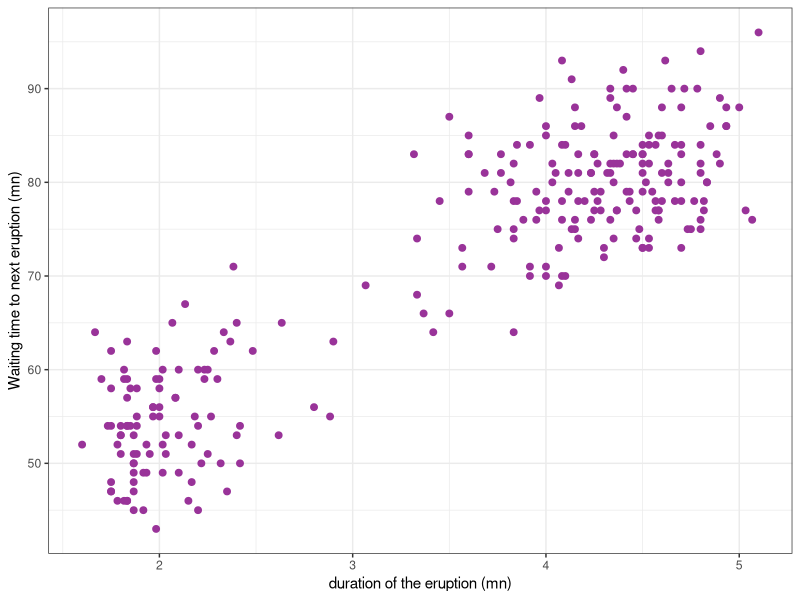
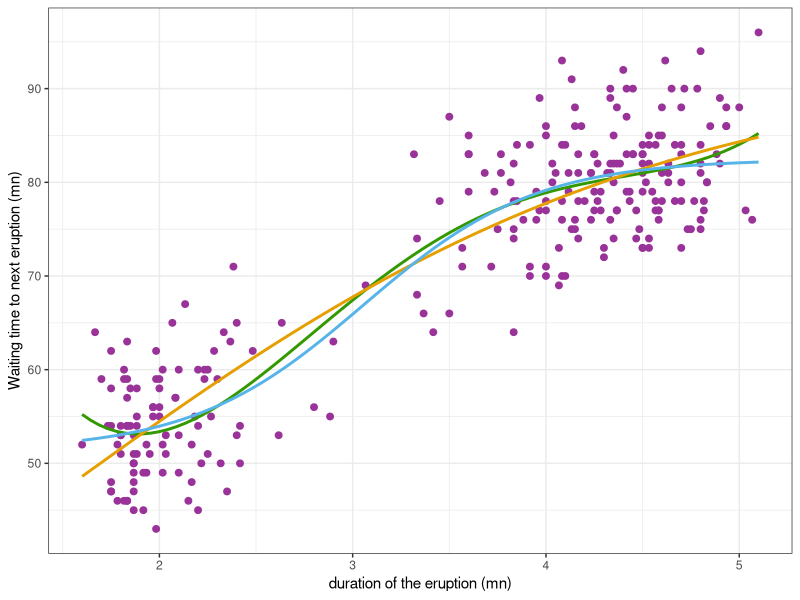
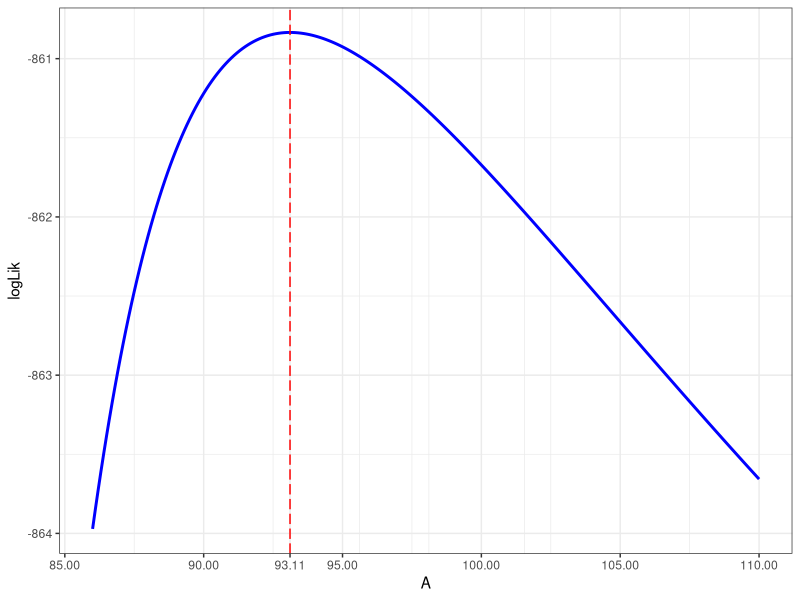
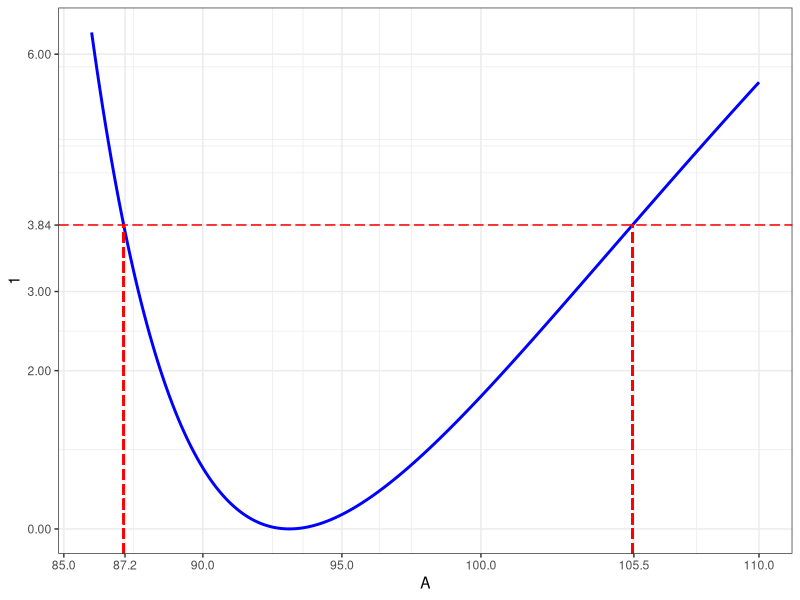
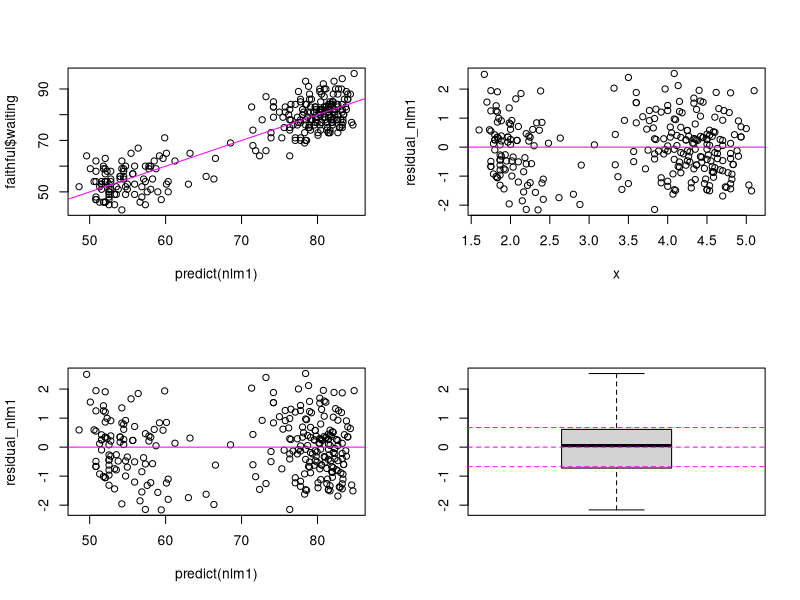
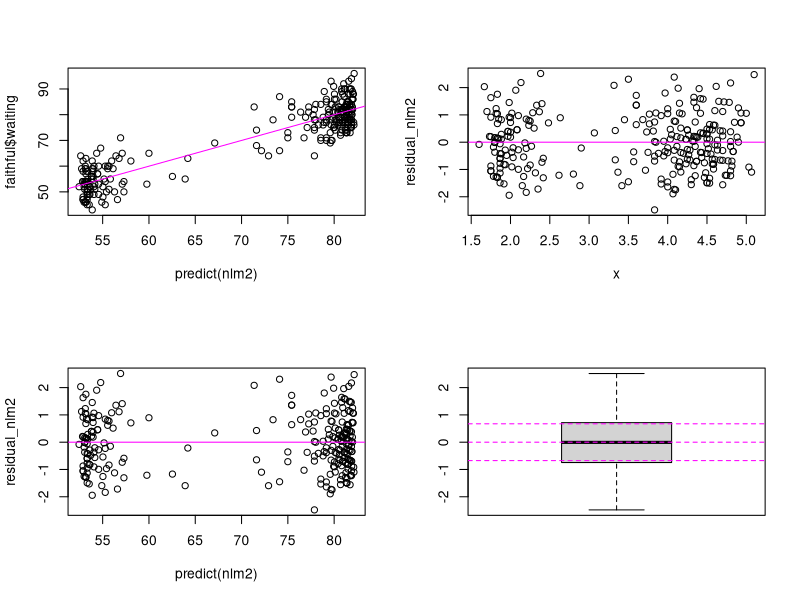
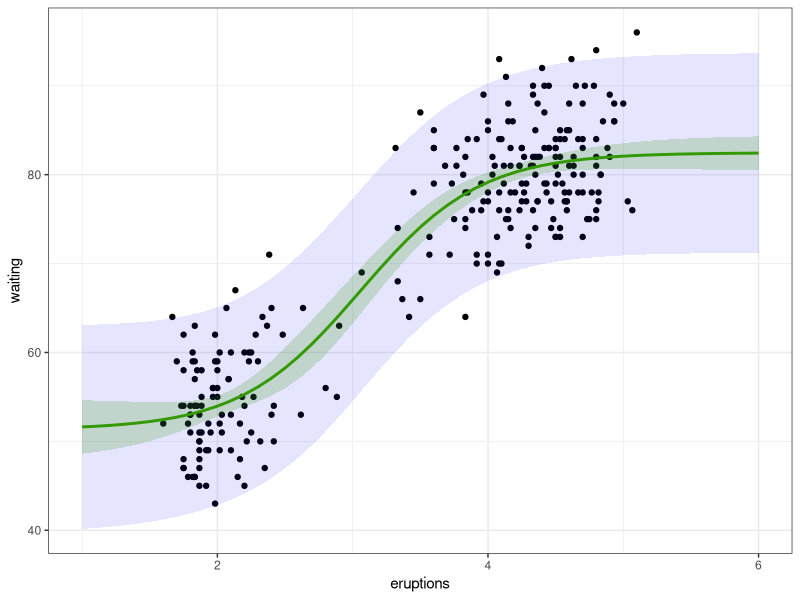
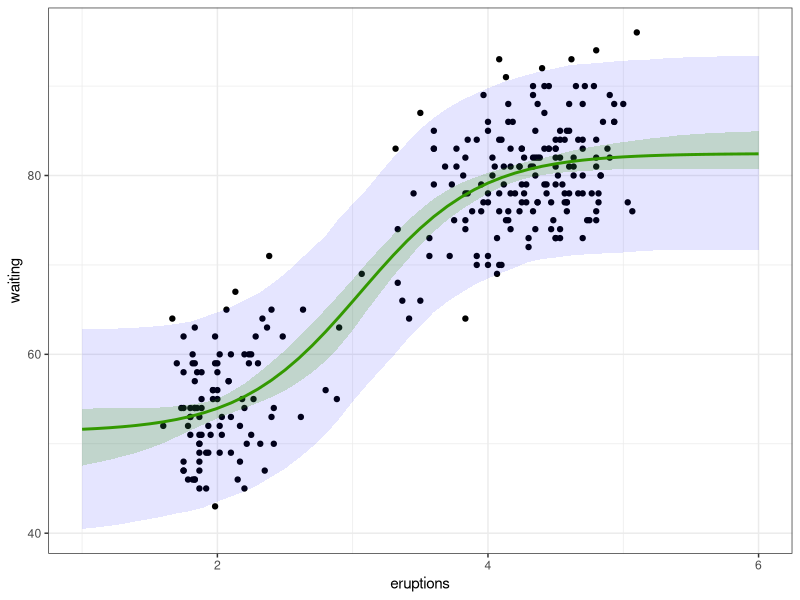

Write R code to recreate these figures, in order.
## ---- chunk 1
library(tidyverse)
library(parallel)
theme_set(theme_bw())
## ---- chunk 2
#| code-fold: true
faithful_plot <- 
  faithful %>% 
  ggplot() + aes(x = eruptions, y = waiting) + 
  geom_point(size=2, colour="#993399") +
  ylab("Waiting time to next eruption (mn)") + xlab("duration of the eruption (mn)")
faithful_plot
## ---- chunk 3
poly4 <- lm(waiting ~poly(eruptions, 4), data = faithful)
## ---- chunk 4
#| code-fold: true
faithful_plot <- 
  faithful_plot + 
  geom_smooth(method = "lm", formula = y ~ poly(x, 4), se = FALSE, colour="#339900")
## ---- chunk 5
nlm1 <- nls(waiting ~  A / ( 1 + exp(- gamma * (eruptions -tau))), faithful, start = c(A=70, gamma=2, tau=1))
summary(nlm1)
## ---- chunk 6
nlm2 <- nls(waiting ~ (A-S) / ( 1 + exp(-gamma * (eruptions - tau)) ) + S, faithful, start = c(A=90, gamma=2, tau=2, S=50))
summary(nlm2)
## ---- chunk 7
faithful_plot <- faithful_plot + 
  geom_smooth(
    method  = "nls",  se = FALSE, color = "#E69F00",
    formula = y ~ A / ( 1 + exp(- gamma * (x-tau))), 
    method.args = list(start = c(A=70, gamma=2, tau=1))) +
  geom_smooth(
    method  = "nls",  se = FALSE, color = "#56B4E9", 
    formula = y ~ (A-S) / ( 1 + exp(-gamma * (x-tau)) ) + S, 
    method.args = list(start=c(A=90, gamma=2, tau=2, S=50))) 
faithful_plot
## ---- chunk 8
f_1  <- function(beta, x) {
  A <- beta[1]; gamma <- beta[2]; tau <- beta[3]
  A / ( 1 + exp(- gamma * (x-tau)))
}
## ---- chunk 9
rss_1 <- function(beta, x, y) sum( (y - f_1(beta, x) )^2 ) 
## ---- chunk 10
optim_nlm1 <- nlm(rss_1, c(A = 90, gamma = 2, tau = 2), faithful$eruptions, faithful$waiting)
beta_hat <- setNames(optim_nlm1$estimate, names(coef(nlm1)))
beta_hat
## ---- chunk 11
n  <- nrow(faithful)
p  <- length(beta_hat)
df <- (n - p)
sigma_hat <- sqrt(rss_1(beta_hat, faithful$eruptions, faithful$waiting)/df)
sigma_hat
## ---- chunk 12
sigma_hat_ML <- sqrt(rss_1(beta_hat, faithful$eruptions, faithful$waiting) / n)
sigma_hat_ML
## ---- chunk 13
vcov(nlm1)
## ---- chunk 14
sqrt(diag(vcov(nlm1)))
## ---- chunk 15
hx <- deriv(
  expr    = y ~ A / ( 1 + exp(- gamma * (x - tau))), 
  namevec = c("A", "gamma", "tau"), 
  function.arg = function(A, gamma, tau, x) { }
) 
fr <- hx(beta_hat[1], beta_hat[2], beta_hat[3], faithful$eruptions)
G  <- attr(fr, "gradient")
z  <- faithful$waiting - f_1(beta_hat, faithful$eruptions) + G %*% beta_hat
solve(crossprod(G)) %*% crossprod(G,z)
## ---- chunk 16
V_lin <- sigma_hat^2*solve(t(G)%*%G)
V_lin
## ---- chunk 17
se_lin <- sqrt(diag(V_lin))
se_lin
## ---- chunk 18
optim_nlm1 <- nlm(rss_1, c(90, 2, 2), faithful$eruptions, faithful$waiting, hessian = "true")
H <- optim_nlm1$hessian
H
## ---- chunk 19
V_ml <- solve(H/(2*sigma_hat_ML^2))
V_ml
## ---- chunk 20
se_ml <- sqrt(diag(V_ml))
se_ml
## ---- chunk 21
sigma_hat/sqrt(2*n)
## ---- chunk 22
L <- 1000
y_hat_ref <- predict(nlm1)
beta_hat <- coef(nlm1)
x <- faithful$eruptions
betas_boot <- mclapply(1:L, function(b) {
  y_b <- y_hat_ref + sigma_hat * rnorm(length(y_hat_ref))
  coef(suppressWarnings(nls(y_b ~  f_1(beta, x), start = list(beta = beta_hat))))
}) %>% unlist() %>% matrix(ncol = L) %>% t()
V_mc <- cov(betas_boot)
V_mc
## ---- chunk 23
se_mc <- sqrt(diag(V_mc))
se_mc
## ---- chunk 24
apply(betas_boot, 2, sd)
## ---- chunk 25
summary(nlm1)$coefficient
## ---- chunk 26
t_stat  <- beta_hat/se_lin
p_value <- 2*(1 - pt(abs(t_stat), n-p))
cbind(beta_hat, se_lin, t_stat, p_value) %>% round(4)
## ---- chunk 27
level <- 0.95
alpha <- 1 - level
CI_linearized <- 
  cbind(
  beta_hat + qt(alpha/2, n-p) * se_lin,
  beta_hat + qt(1-alpha/2,n-p) * se_lin) %>% as.data.frame() %>%  
  setNames(c(paste0((1-level)/2*100,"%"),paste0((1+level)/2*100,"%")))
CI_linearized
## ---- chunk 28
CI_ML <- 
  cbind(
    beta_hat + qt(alpha/2,n-p) * se_ml,
    beta_hat + qt(1-alpha/2,n-p) * se_ml) %>% as.data.frame() %>%  
  setNames(c(paste0((1-level)/2*100,"%"),paste0((1+level)/2*100,"%")))
CI_ML
## ---- chunk 29
CI_bootstrap <- 
  apply(as.matrix(betas_boot), 2, quantile, probs = c(alpha/2, 1-alpha/2)) %>%
  t() %>% as.data.frame() %>% 
  setNames(c(paste0((1-level)/2*100,"%"),paste0((1+level)/2*100,"%")))
CI_bootstrap
## ---- chunk 30
rq <- qt(1-alpha/2,df)/qnorm(1-alpha/2)
beta_hat + rq*(CI_bootstrap - beta_hat)
## ---- chunk 31
CI_profiled <- confint(nlm1, level = level)
CI_profiled
## ---- chunk 32
f_1A <- function(gamma,tau,x,A){ f <-  A/(1+exp(-gamma*(x-tau))) ; return(f)}
values_A <- seq(86, 110, by = 0.1)
start    <- list(gamma = beta_hat[2], tau = beta_hat[3])
logLik_A <- map(values_A, ~
  nls(waiting ~  .x / ( 1 + exp(- gamma * (eruptions - tau))), faithful, start = start)
) %>% map(logLik) %>% map_dbl(as.numeric)
## ---- chunk 33
#| code-fold: true
data.frame(A = values_A, logLik = logLik_A) %>% 
ggplot() + aes(x = A, y = logLik) + geom_line(color="blue", size=1) + 
  geom_vline(xintercept = beta_hat[1], color="red", linetype = "longdash") + 
  scale_x_continuous(breaks = c(seq(85,110, by = 5), round(beta_hat[[1]],2)),"A")
## ---- chunk 34
qlevel <- qchisq(level,1)

lp_A <- function(A, qlevel) {
  nlm1_A <- nls(waiting ~  A / ( 1 + exp(- gamma * (eruptions - tau))), faithful, 
      start = list(gamma = beta_hat[2], tau = beta_hat[3]))
  res <- as.numeric(2*(logLik(nlm1) - logLik(nlm1_A) ) - qlevel) 
  res
}

c1_A <- uniroot(lp_A, c(80,  beta_hat[1]), qlevel)$root
c2_A <- uniroot(lp_A, c(beta_hat[1], 110), qlevel)$root
## ---- chunk 35
#| code-fold: true
dlogLik_A <- 2*(as.numeric(logLik(nlm1)) - logLik_A)
data.frame(A = values_A, dlogLik = dlogLik_A) %>% 
  ggplot() + geom_line(aes(values_A,dlogLik), size=1, color="blue") + 
  geom_hline(yintercept=qlevel, color="red", linetype = "longdash") +
  geom_segment(aes(x = c1_A, xend = c1_A, y=-Inf, yend=qlevel),  color="red", linetype = "longdash")  +
  geom_segment(aes(x = c2_A, xend = c2_A, y=-Inf, yend=qlevel),  color="red", linetype = "longdash")  +
  scale_y_continuous(breaks = c(0,2,3,6,round(qlevel,2)),1) +
  scale_x_continuous(breaks = c(seq(85,100,by=5),round(c1_A,1),round(c2_A,1), 110),"A") 
## ---- chunk 36

lp_gamma <- function(gamma) {
  nlm1_gamma <- nls(waiting ~  A/(1 + exp(-gamma*(eruptions-tau))), faithful,
                    start = list(A=beta_hat[1],tau=beta_hat[3]))
  as.numeric(2*(logLik(nlm1) - logLik(nlm1_gamma) ) - qlevel)
}
c1_gamma <- uniroot(lp_gamma, lower = 0.40, upper = beta_hat[2])$root
c2_gamma <- uniroot(lp_gamma, lower = beta_hat[2], upper=1)$root

lp_tau <- function(tau) {
  nlm1_tau <- nls(waiting ~ A/(1+exp(-gamma*(eruptions - tau))), faithful,
                  start=list(A=beta_hat[1],gamma=beta_hat[2]))
  as.numeric(2*(logLik(nlm1) - logLik(nlm1_tau) ) - qlevel)
}
c1_tau <- uniroot(lp_tau, lower=1.25, upper=beta_hat[3])$root
c2_tau <- uniroot(lp_tau, lower=beta_hat[3], upper=2.25)$root

CI_profiled_custom <- 
  rbind(A = c(c1_A , c2_A), gamma = c(c1_gamma, c2_gamma), tau = c(c1_tau, c2_tau)) %>% 
  as.data.frame() %>% 
  setNames(c(paste0((1-level)/2*100,"%"),paste0((1+level)/2*100,"%")))
CI_profiled_custom
## ---- chunk 37
qlevel <- qt(1-alpha/2,df)^2
c1R_A <- uniroot(lp_A, c(80,  beta_hat[1]), qlevel)$root
c2R_A <- uniroot(lp_A, c(beta_hat[1], 110), qlevel)$root
c(c1R_A, c2R_A)
## ---- chunk 38
#| code-fold: true
## unfortunately, no plotting function is defined for 'nls' object
residual_nlm1 <- resid(nlm1)/sd(resid(nlm1))
par(mfrow=c(2,2))
plot(predict(nlm1), faithful$waiting)
abline(a=0, b=1, lty=1, col="magenta")
plot(x, residual_nlm1)
abline(a=0, b=0, lty=1, col="magenta")
plot(predict(nlm1), residual_nlm1)
abline(a=0, b=0, lty=1, col="magenta")
boxplot(residual_nlm1)
abline(a=0, b=0, lty=2, col="magenta")
abline(a=qnorm(0.25), b=0, lty=2, col="magenta")
abline(a=qnorm(0.75), b=0, lty=2, col="magenta")
## ---- chunk 39
#| code-fold: true
residual_nlm2 <- resid(nlm2)/sd(resid(nlm2))
par(mfrow=c(2,2))
plot(predict(nlm2), faithful$waiting)
abline(a=0, b=1, lty=1, col="magenta")
plot(x, residual_nlm2)
abline(a=0, b=0, lty=1, col="magenta")
plot(predict(nlm2), residual_nlm2)
abline(a=0, b=0, lty=1, col="magenta")
boxplot(residual_nlm2)
abline(a=0, b=0, lty=2, col="magenta")
abline(a=qnorm(0.25), b=0, lty=2, col="magenta")
abline(a=qnorm(0.75), b=0, lty=2, col="magenta")
## ---- chunk 40
anova(nlm1, nlm2)
## ---- chunk 41
RSS1 <- sum(resid(nlm1)^2)
RSS2 <- sum(resid(nlm2)^2)
p1   <- length(coef(nlm1))
p2   <- length(coef(nlm2))
F.stat <- ( (RSS1-RSS2)/(p2-p1) ) / ( RSS2/(n-p2) )
c(RSS2, RSS1 - RSS2, F.stat, 1-pf(F.stat, p2-p1, n-p2))
## ---- chunk 42
c(RSS1-RSS2, sum((predict(nlm1)-predict(nlm2))^2))
## ---- chunk 43
summary(nlm2)$coefficients
## ---- chunk 44
as.matrix(AIC(nlm1, nlm2))
as.matrix(BIC(nlm1, nlm2))
## ---- chunk 45
f_prime <- deriv(y ~ (A-S)/(1+exp(-gamma*(x-tau))) + S, c("A", "gamma", "tau", "S"), function(A, gamma, tau, S, x){} ) 
x_new <- seq(1, 6, by=0.1)
beta_hat <- coef(nlm2)
f_new    <- f_prime(beta_hat[1], beta_hat[2], beta_hat[3], beta_hat[4], x_new)
grad_new <- attr(f_new, "gradient")
GS <- rowSums((grad_new %*% vcov(nlm2)) * grad_new)
## ---- chunk 46
alpha <- 0.05
delta_f <- sqrt(GS) * qt(1-alpha/2,  n - length(beta_hat))
df_delta <- data.frame(
  x = x_new, 
  f = f_new, 
  lwr_conf = f_new - delta_f, 
  upr_conf = f_new + delta_f
  )
## ---- chunk 47
delta_y    <- sqrt(GS + sigma(nlm2)^2)*qt(1-alpha/2,df)
df_delta[c("lwr_pred","upr_pred")] <- cbind(f_new - delta_y,f_new + delta_y)
## ---- chunk 48
#| code-fold: true
ggplot(faithful)  + geom_point(aes(x = eruptions, y = waiting)) +
   geom_ribbon(data=df_delta, aes(x=x_new, ymin=lwr_pred, ymax=upr_pred), alpha=0.1, fill="blue") + 
  geom_ribbon(data=df_delta, aes(x=x_new, ymin=lwr_conf, ymax=upr_conf), alpha=0.2, fill="#339900") +   geom_line(data=df_delta, aes(x=x_new, y=f_new), colour="#339900", size=1)
## ---- chunk 49
f_hat <- function(beta, x){ beta[4] + (beta[1]-beta[4])/(1+exp(-beta[2]*(x-beta[3]))) }
beta_hat  <- coef(nlm2)
y_hat_ref <- f_hat(beta_hat, x)
df_mc <- data.frame( x =x_new, f = f_new)

res <- mclapply(1:1000, function(b) {
  y_b <- y_hat_ref + sigma(nlm2) * rnorm(n)
  nlm2_b <- nls(y_b ~ f_hat(beta, x), start = list(beta = beta_hat))
  f_b <- predict(nlm2_b, newdata = df_mc)
  list(f_hat = f_b, y_hat = f_b + rnorm(1, 0, sigma(nlm2)))
})

df_mc[c("lwr_conf","upr_conf")] <- 
  map(res, "f_hat") %>% reduce(rbind) %>% 
  apply(2, quantile, c(alpha/2,1-alpha/2)) %>% t()
df_mc[c("lwr_pred","upr_pred")] <-
  map(res, "y_hat") %>% reduce(rbind) %>% 
  apply(2, quantile, c(alpha/2,1-alpha/2)) %>% t()
## removing bias
df_mc[,(3:6)] <- f_new + rq*(df_mc[,(3:6)] - f_new)
## ---- chunk 50
#| code-fold: true
ggplot(faithful)  + geom_point(aes(x = eruptions, y = waiting)) +
   geom_ribbon(data=df_mc, aes(x=x_new, ymin=lwr_pred, ymax=upr_pred), alpha=0.1, fill="blue") + 
  geom_ribbon(data=df_mc, aes(x=x_new, ymin=lwr_conf, ymax=upr_conf), alpha=0.2, fill="#339900") +   
  geom_line(data=df_mc, aes(x=x_new, y=f_new), colour="#339900", size=1)
